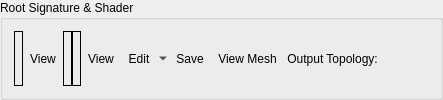
        <widget class="QGroupBox" name="msShaderGroup">
         <property name="sizePolicy">
          <sizepolicy hsizetype="Preferred" vsizetype="Minimum">
           <horstretch>0</horstretch>
           <verstretch>0</verstretch>
          </sizepolicy>
         </property>
         <property name="title">
          <string>Root Signature &amp;&amp; Shader</string>
         </property>
         <layout class="QHBoxLayout" name="msHorizontalLayout1">
          <property name="spacing">
           <number>0</number>
          </property>
          <item>
           <widget class="RDLabel" name="msRootSig">
            <property name="frameShape">
             <enum>QFrame::Box</enum>
            </property>
           </widget>
          </item>
          <item>
           <widget class="QToolButton" name="msRootSigButton">
            <property name="cursor">
             <cursorShape>PointingHandCursor</cursorShape>
            </property>
            <property name="toolTip">
             <string>Open Root Signature View</string>
            </property>
            <property name="text">
             <string>View</string>
            </property>
            <property name="icon">
             <iconset resource="../../Resources/resources.qrc">
              <normaloff>:/action.png</normaloff>:/action.png</iconset>
            </property>
            <property name="toolButtonStyle">
             <enum>Qt::ToolButtonTextBesideIcon</enum>
            </property>
            <property name="autoRaise">
             <bool>true</bool>
            </property>
           </widget>
          </item>
          <item>
           <widget class="RDLabel" name="msPipeline">
            <property name="sizePolicy">
             <sizepolicy hsizetype="Minimum" vsizetype="MinimumExpanding">
              <horstretch>0</horstretch>
              <verstretch>0</verstretch>
             </sizepolicy>
            </property>
            <property name="frameShape">
             <enum>QFrame::Box</enum>
            </property>
           </widget>
          </item>
          <item>
           <widget class="RDLabel" name="msShader">
            <property name="sizePolicy">
             <sizepolicy hsizetype="Minimum" vsizetype="MinimumExpanding">
              <horstretch>0</horstretch>
              <verstretch>0</verstretch>
             </sizepolicy>
            </property>
            <property name="frameShape">
             <enum>QFrame::Box</enum>
            </property>
           </widget>
          </item>
          <item>
           <widget class="QToolButton" name="msShaderViewButton">
            <property name="cursor">
             <cursorShape>PointingHandCursor</cursorShape>
            </property>
            <property name="toolTip">
             <string>Open Shader Source</string>
            </property>
            <property name="text">
             <string>View</string>
            </property>
            <property name="icon">
             <iconset resource="../../Resources/resources.qrc">
              <normaloff>:/action.png</normaloff>:/action.png</iconset>
            </property>
            <property name="toolButtonStyle">
             <enum>Qt::ToolButtonTextBesideIcon</enum>
            </property>
            <property name="autoRaise">
             <bool>true</bool>
            </property>
           </widget>
          </item>
          <item>
           <widget class="QToolButton" name="msShaderEditButton">
            <property name="toolTip">
             <string>Edit Shader</string>
            </property>
            <property name="text">
             <string>Edit</string>
            </property>
            <property name="icon">
             <iconset resource="../../Resources/resources.qrc">
              <normaloff>:/page_white_edit.png</normaloff>:/page_white_edit.png</iconset>
            </property>
            <property name="popupMode">
             <enum>QToolButton::MenuButtonPopup</enum>
            </property>
            <property name="toolButtonStyle">
             <enum>Qt::ToolButtonTextBesideIcon</enum>
            </property>
            <property name="autoRaise">
             <bool>true</bool>
            </property>
           </widget>
          </item>
          <item>
           <widget class="QToolButton" name="msShaderSaveButton">
            <property name="toolTip">
             <string>Save Shader DXBC</string>
            </property>
            <property name="text">
             <string>Save</string>
            </property>
            <property name="icon">
             <iconset resource="../../Resources/resources.qrc">
              <normaloff>:/save.png</normaloff>:/save.png</iconset>
            </property>
            <property name="toolButtonStyle">
             <enum>Qt::ToolButtonTextBesideIcon</enum>
            </property>
            <property name="autoRaise">
             <bool>true</bool>
            </property>
           </widget>
          </item>
          <item>
           <widget class="QToolButton" name="msMeshButton">
            <property name="toolTip">
             <string>View Mesh</string>
            </property>
            <property name="text">
             <string>View Mesh</string>
            </property>
            <property name="icon">
             <iconset resource="../../Resources/resources.qrc">
              <normaloff>:/draw_vertex.png</normaloff>:/draw_vertex.png</iconset>
            </property>
            <property name="toolButtonStyle">
             <enum>Qt::ToolButtonTextBesideIcon</enum>
            </property>
            <property name="autoRaise">
             <bool>true</bool>
            </property>
           </widget>
          </item>
          <item>
           <widget class="QLabel" name="msTopoLabel">
            <property name="text">
             <string> Output Topology: </string>
            </property>
           </widget>
          </item>
          <item>
           <widget class="QLabel" name="msTopology">
            <property name="text">
             <string/>
            </property>
           </widget>
          </item>
          <item>
           <spacer name="msHorizontalSpacer1">
            <property name="orientation">
             <enum>Qt::Horizontal</enum>
            </property>
            <property name="sizeHint" stdset="0">
             <size>
              <width>40</width>
              <height>20</height>
             </size>
            </property>
           </spacer>
          </item>
         </layout>
        </widget>
